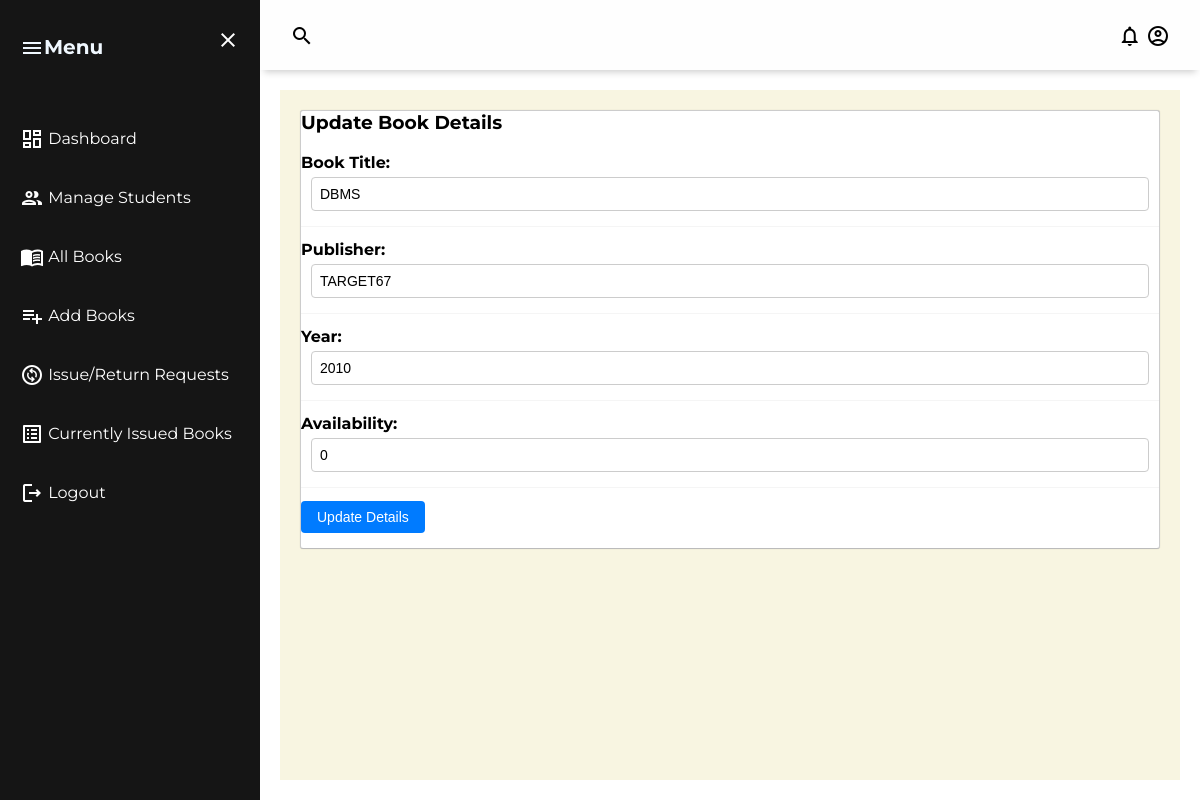
The app's page /admin/edit_book_details.php?id=2 (signed in) with its own data.
### tables this page shows
CREATE TABLE `book` (
  `BookId` int(10) NOT NULL,
  `Title` varchar(50) DEFAULT NULL,
  `Publisher` varchar(50) DEFAULT NULL,
  `Year` varchar(50) DEFAULT NULL,
  `Availability` int(5) DEFAULT NULL
);

### admin/edit_book_details.php (the view, shortened to what this page needs)
<?php
require('dbconn.php');
?>
<!DOCTYPE html>
<html lang="en">
<head>
    <link rel="stylesheet" type="text/css" href="../css/style.css">
</head>
<body>
<div class="grid-container">
    <header class="header">
            <div class="header-left">
                <span class="material-icons-outlined">search</span>
            </div>
            <div class="header-right">
                <a href="message.php" class="up-icon"><span class="material-icons-outlined">notifications</span></a>
                <a href="edit_admin_detail.php" class="up-icon"><span class="material-icons-outlined">account_circle</span></a>
            </div>
        </header>
    <aside id="sidebar">
        <div class="sidebar-title">
            <div class="sidebar-brand">
                <span class="material-icons-outlined">menu</span>Menu
            </div>
            <a href=""><span class="material-icons-outlined" onclick="closeSidebar()">close</span></a>
        </div>
        <ul class="sidebar-list">
            <li class="sidebar-list-items">
                <a href="dashboard.php"><span class="material-icons-outlined">dashboard</span> Dashboard </a>
            </li>
            <li class="sidebar-list-items">
                <a href="student.php"><span class="material-icons-outlined">group</span> Manage Students</a>
            </li>
            <li class="sidebar-list-items">
                <a href="book.php"><span class="material-icons-outlined">menu_book</span> All Books</a>
            </li>
            <li class="sidebar-list-items">
                <a href="addbook.php"><span class="material-icons-outlined">playlist_add</span> Add Books</a>
            </li>
            <li class="sidebar-list-items">
                <a href="issue_requests.php"><span class="material-icons-outlined">change_circle</span> Issue/Return Requests</a>
            </li>
            <li class="sidebar-list-items">
                <a href="current.php"><span class="material-icons-outlined">list_alt</span> Currently Issued Books</a>
            </li>
            <li class="sidebar-list-items">
                <a href="logout.php"><span class="material-icons-outlined">logout</span> Logout </a>
            </li>
        </ul>
    </aside>
    <main class="main-container">
    <div class="span9">
                        <div class="module">
                            <div class="module-head">
                                <h3>Update Book Details</h3>
                            </div>
                            <div class="module-body">
                                <?php
                                    $bookid = $_GET['id'];
                                    $sql = "select * from LMS.book where Bookid='$bookid'";
                                    $result=$conn->query($sql);
                                    $row=$result->fetch_assoc();
                                    $name=$row['Title'];
                                    $publisher=$row['Publisher'];
                                    $year=$row['Year'];
                                    $avail=$row['Availability'];
                                ?>
                                    <br >
                                    <form class="form-horizontal row-fluid" action="edit_book_details.php?id=<?php echo $bookid ?>" method="post">
                                        <div class="control-group">
                                            <b>
                                            <label class="control-label" for="Title">Book Title:</label></b>
                                            <div class="controls">
                                                <input type="text" id="Title" name="Title" value= "<?php echo $name?>" class="span8" required>
                                            </div>
                                        </div>
                                        <div class="control-group">
                                            <b>
                                            <label class="control-label" for="Publisher">Publisher:</label></b>
                                            <div class="controls">
                                                <input type="text" id="Publisher" name="Publisher" value= "<?php echo $publisher?>" class="span8" required>
                                            </div>
                                        </div>
                                        <div class="control-group">
                                            <b>
                                            <label class="control-label" for="Year">Year:</label></b>
                                            <div class="controls">
                                                <input type="text" id="Year" name="Year" value= "<?php echo $year?>" class="span8" required>
                                            </div>
                                        </div>
                                        <div class="control-group">
                                            <b>
                                            <label class="control-label" for="Availability">Availability:</label></b>
                                            <div class="controls">
                                                <input type="text" id="Availability" name="Availability" value= "<?php echo $avail?>" class="span8" required>
                                            </div>
                                        </div>
                                        <div class="control-group">
                                            <div class="controls">
                                                <button type="submit" name="submit"class="btn">Update Details</button>
                                            </div>
                                        </div>
                                    </form>
                                    </div>
                                    </div>
                    </div>
    </main>
</div>
</body>
</html>

### css/style.css (style rules this page uses)
body { font-family: "Montserrat", sans-serif; }
* { margin: 0px; padding: 0; }
.up-icon .material-icons-outlined { color: black; }
.material-icons-outlined { vertical-align: middle; line-height: 1px; }
.grid-container { display:grid; grid-template-columns: 260px 1fr 1fr 1fr; grid-template-rows: 0.2fr 3fr; grid-template-areas: "sidebar header header header" "sidebar main main main"; height: 100vh; }
.grid-container a:link, a:visited { text-decoration: none; color: white; }
.header { grid-area: header; height: 70px; background-color: #fefefe; display: flex; align-items: center; justify-content: space-between; margin: 0px; padding: 0 30px 0 30px; box-shadow: 0px 6px 7px -4px rgba(0, 0, 0, 0.2); }
#sidebar { grid-area:sidebar ; height: 100%; padding-left: 0px; background-color: rgb(21, 21, 21); color: aliceblue; overflow-y: auto; -webkit-transition: all 0.5s; transition: all 0.5s; padding:0px; margin: 0px; }
.sidebar-title { display: flex; justify-content: space-between; align-items: center; padding: 20px 20px 20px 20px; margin-bottom: 30px; }
.material-icons-outlined { cursor: pointer; }
.sidebar-brand { margin-top: 15px; font-size: 20px; font-weight: 700; }
.sidebar-list { padding: 0; margin-top: 15px; list-style-type: none; }
.sidebar-list-items { padding: 20px 20px 20px 20px; }
.main-container { grid-area:main; background-color:rgba(235, 226, 168, 0.34); overflow-y: auto; padding: 20px; margin: 20px; }
.module { background: #fff; -webkit-border-radius: 3px; -moz-border-radius: 3px; border-radius: 3px; border: 1px solid #ccc; border-bottom-color: #bbb; -webkit-box-shadow: 0 0 1px rgba(0,0,0,0.2); -moz-box-shadow: 0 0 1px rgba(0,0,0,0.2); box-shadow: 0 0 1px rgba(0,0,0,0.2); margin-bottom: 30px }
.form-horizontal .control-group+.control-group, .form-vertical .control-group+.control-group { margin-top: 13px; padding-top: 13px; border-top: 1px solid #f5f5f5 }
.control-group { margin-bottom: 15px; }
.control-group .control-label { font-size: 16px; font-weight: bold; margin-bottom: 5px; display: block; }
.control-group .controls { display: flex; align-items: center; }
.control-group .controls input[type="text"] { flex: 1; padding: 8px; border: 1px solid #ccc; border-radius: 4px; font-size: 14px; margin-right: 10px; margin-left: 10px; }
.control-group .controls .btn { padding: 8px 16px; background-color: #007bff; color: #fff; border: none; border-radius: 4px; font-size: 14px; cursor: pointer; }

### records on screen
book: Title "DBMS", Publisher "TARGET67", Year "2010", Availability "0"
